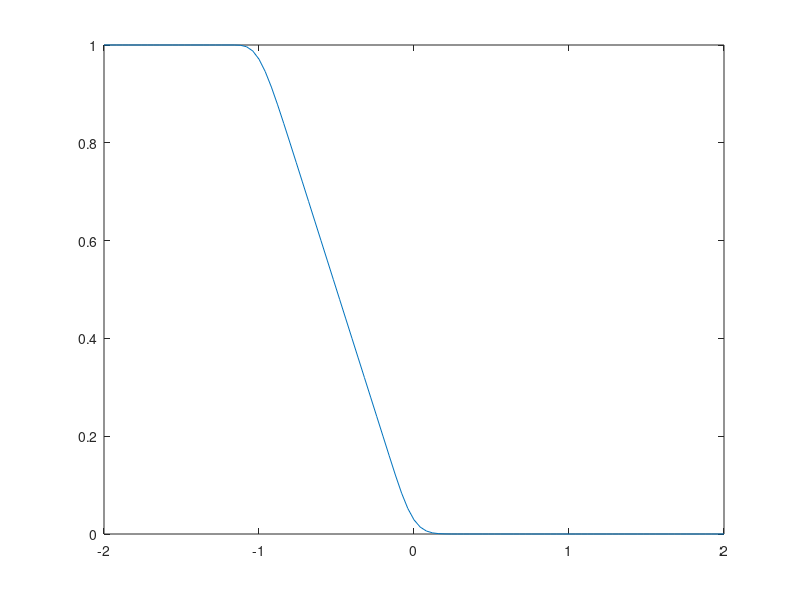

Source code (MATLAB):
% FTFS
function Forward()
clc
close all
clear all
c = -1;
nx = 101;
nt = 30;
ax = -2;
bx = 2;
at = 0;
bt = 1;
x = linspace (ax, bx, nx);
t = linspace (at, bt, nt);
dt = (bt-at)/(nt-1);

m = c*((bt-at)*(nx-1))/((bx-ax)*(nt-1));


unot = zeros (1, nx);
k = find (x<=0);
unot(k) = 1;
k = find (x > 0 & x<=1);
unot(k) = 1 - x(k);
k = find (x>1);
unot(k) = 0;
plot (x, unot)
pause(1)
%hold all

v = zeros (nt , nx);
v(1,:) = unot;

% Boundary Conditions:

%v(:, 1) = 1;

for n = 1:nt-1
	for i = 1:nx-1
	v(n+1,i)= ((1+m)*v(n,i))-m*v(n,i+1);
	end 

end

for j = 2:nt
plot (x, v(j,:))
pause(0.1)
%hold all
end


